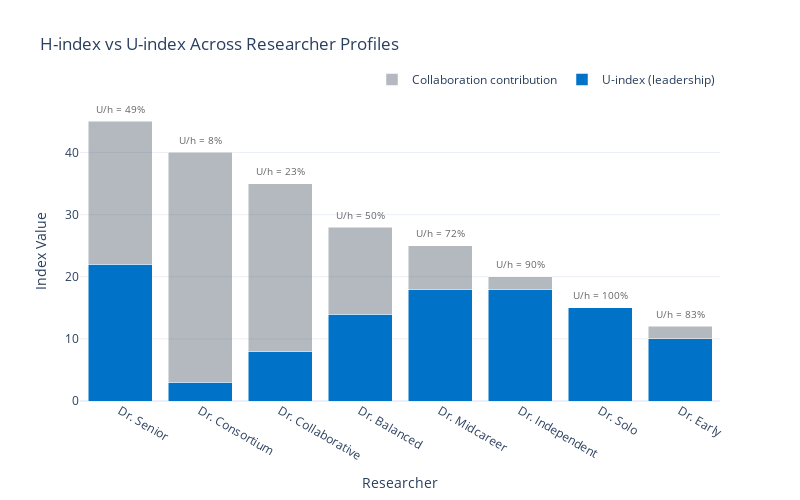

The code cell stored with this chart in its notebook:
### Code cell
create_comparison_chart().show()

### Figure 1 — Plotly figure (JSON) as saved in the notebook; plotly's stock layout.template omitted (floating-point values rounded to 4 significant figures)
{"data": [{"hovertemplate": "<b>%{x}</b><br>U-index: %{y}<extra></extra>", "marker": {"color": "rgba(0, 115, 200, 1)"}, "name": "U-index (leadership)", "type": "bar", "x": ["Dr. Senior", "Dr. Consortium", "Dr. Collaborative", "Dr. Balanced", "Dr. Midcareer", "Dr. Independent", "Dr. Solo", "Dr. Early"], "y": [22, 3, 8, 14, 18, 18, 15, 10]}, {"customdata": [45, 40, 35, 28, 25, 20, 15, 12], "hovertemplate": "<b>%{x}</b><br>h-index: %{customdata}<br>Collaboration: %{y}<extra></extra>", "marker": {"color": "rgba(107, 114, 128, 0.5)"}, "name": "Collaboration contribution", "type": "bar", "x": ["Dr. Senior", "Dr. Consortium", "Dr. Collaborative", "Dr. Balanced", "Dr. Midcareer", "Dr. Independent", "Dr. Solo", "Dr. Early"], "y": [23, 37, 27, 14, 7, 2, 0, 2]}], "layout": {"annotations": [{"font": {"color": "#666", "size": 10}, "showarrow": false, "text": "U/h = 49%", "x": "Dr. Senior", "y": 47}, {"font": {"color": "#666", "size": 10}, "showarrow": false, "text": "U/h = 8%", "x": "Dr. Consortium", "y": 42}, {"font": {"color": "#666", "size": 10}, "showarrow": false, "text": "U/h = 23%", "x": "Dr. Collaborative", "y": 37}, {"font": {"color": "#666", "size": 10}, "showarrow": false, "text": "U/h = 50%", "x": "Dr. Balanced", "y": 30}, {"font": {"color": "#666", "size": 10}, "showarrow": false, "text": "U/h = 72%", "x": "Dr. Midcareer", "y": 27}, {"font": {"color": "#666", "size": 10}, "showarrow": false, "text": "U/h = 90%", "x": "Dr. Independent", "y": 22}, {"font": {"color": "#666", "size": 10}, "showarrow": false, "text": "U/h = 100%", "x": "Dr. Solo", "y": 17}, {"font": {"color": "#666", "size": 10}, "showarrow": false, "text": "U/h = 83%", "x": "Dr. Early", "y": 14}], "barmode": "stack", "height": 500, "legend": {"orientation": "h", "x": 1, "xanchor": "right", "y": 1.02, "yanchor": "bottom"}, "title": {"text": "H-index vs U-index Across Researcher Profiles"}, "width": 800, "xaxis": {"title": {"text": "Researcher"}}, "yaxis": {"title": {"text": "Index Value"}}}}
